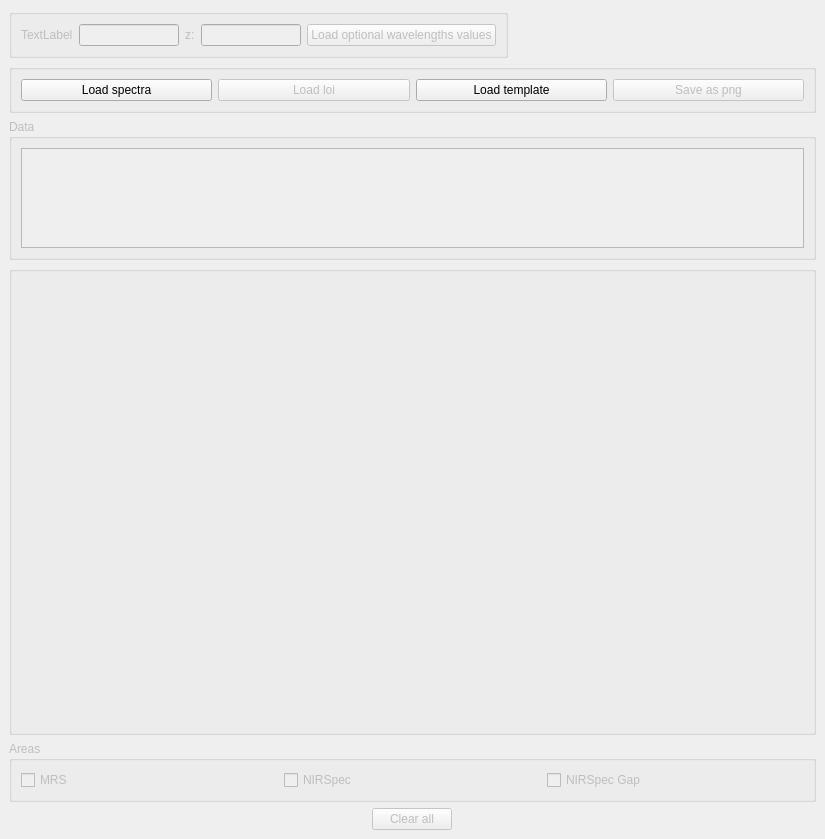
<?xml version="1.0" encoding="UTF-8"?>
<ui version="4.0">
 <class>MrsSpecChan</class>
 <widget class="QMainWindow" name="MrsSpecChan">
  <property name="geometry">
   <rect>
    <x>0</x>
    <y>0</y>
    <width>825</width>
    <height>839</height>
   </rect>
  </property>
  <property name="sizePolicy">
   <sizepolicy hsizetype="Preferred" vsizetype="Preferred">
    <horstretch>0</horstretch>
    <verstretch>0</verstretch>
   </sizepolicy>
  </property>
  <property name="windowTitle">
   <string>MrsSpecChan - Beta version</string>
  </property>
  <widget class="QWidget" name="centralwidget">
   <property name="sizePolicy">
    <sizepolicy hsizetype="Minimum" vsizetype="Minimum">
     <horstretch>0</horstretch>
     <verstretch>0</verstretch>
    </sizepolicy>
   </property>
   <layout class="QGridLayout" name="gridLayout_2">
    <item row="0" column="0">
     <layout class="QGridLayout" name="gridLayout">
      <item row="4" column="0">
       <widget class="QGroupBox" name="bottomChanData">
        <property name="enabled">
         <bool>false</bool>
        </property>
        <property name="sizePolicy">
         <sizepolicy hsizetype="Minimum" vsizetype="Fixed">
          <horstretch>0</horstretch>
          <verstretch>0</verstretch>
         </sizepolicy>
        </property>
        <property name="title">
         <string>Areas</string>
        </property>
        <layout class="QHBoxLayout" name="horizontalLayout_4">
         <item>
          <layout class="QHBoxLayout" name="horizontalLayout_3">
           <item>
            <widget class="QCheckBox" name="mrsCheckbox">
             <property name="text">
              <string>MRS</string>
             </property>
            </widget>
           </item>
           <item>
            <widget class="QCheckBox" name="nirSpecCheckbox">
             <property name="text">
              <string>NIRSpec</string>
             </property>
            </widget>
           </item>
           <item>
            <widget class="QCheckBox" name="nirSpecGapCheckbox">
             <property name="text">
              <string>NIRSpec Gap</string>
             </property>
            </widget>
           </item>
          </layout>
         </item>
        </layout>
       </widget>
      </item>
      <item row="0" column="0">
       <widget class="QGroupBox" name="groupBox_4">
        <property name="sizePolicy">
         <sizepolicy hsizetype="Fixed" vsizetype="Fixed">
          <horstretch>0</horstretch>
          <verstretch>0</verstretch>
         </sizepolicy>
        </property>
        <property name="title">
         <string/>
        </property>
        <property name="alignment">
         <set>Qt::AlignLeading|Qt::AlignLeft|Qt::AlignVCenter</set>
        </property>
        <layout class="QHBoxLayout" name="horizontalLayout_7">
         <item>
          <layout class="QHBoxLayout" name="horizontalLayout">
           <item>
            <widget class="QLabel" name="lambdaLabel">
             <property name="enabled">
              <bool>false</bool>
             </property>
             <property name="sizePolicy">
              <sizepolicy hsizetype="Fixed" vsizetype="Preferred">
               <horstretch>0</horstretch>
               <verstretch>0</verstretch>
              </sizepolicy>
             </property>
             <property name="text">
              <string>TextLabel</string>
             </property>
            </widget>
           </item>
           <item>
            <widget class="QLineEdit" name="lambdaEdit">
             <property name="enabled">
              <bool>false</bool>
             </property>
             <property name="minimumSize">
              <size>
               <width>100</width>
               <height>0</height>
              </size>
             </property>
             <property name="maximumSize">
              <size>
               <width>100</width>
               <height>16777215</height>
              </size>
             </property>
            </widget>
           </item>
           <item>
            <widget class="QLabel" name="zLabel">
             <property name="enabled">
              <bool>false</bool>
             </property>
             <property name="sizePolicy">
              <sizepolicy hsizetype="Fixed" vsizetype="Preferred">
               <horstretch>0</horstretch>
               <verstretch>0</verstretch>
              </sizepolicy>
             </property>
             <property name="text">
              <string>z:</string>
             </property>
            </widget>
           </item>
           <item alignment="Qt::AlignLeft">
            <widget class="QLineEdit" name="zEdit">
             <property name="enabled">
              <bool>false</bool>
             </property>
             <property name="sizePolicy">
              <sizepolicy hsizetype="Fixed" vsizetype="Fixed">
               <horstretch>0</horstretch>
               <verstretch>0</verstretch>
              </sizepolicy>
             </property>
             <property name="minimumSize">
              <size>
               <width>100</width>
               <height>0</height>
              </size>
             </property>
             <property name="maximumSize">
              <size>
               <width>100</width>
               <height>16777215</height>
              </size>
             </property>
            </widget>
           </item>
           <item alignment="Qt::AlignLeft">
            <widget class="QPushButton" name="loadOpWavelengthButton">
             <property name="enabled">
              <bool>false</bool>
             </property>
             <property name="sizePolicy">
              <sizepolicy hsizetype="Fixed" vsizetype="Fixed">
               <horstretch>0</horstretch>
               <verstretch>0</verstretch>
              </sizepolicy>
             </property>
             <property name="text">
              <string>Load optional wavelengths values</string>
             </property>
            </widget>
           </item>
          </layout>
         </item>
        </layout>
       </widget>
      </item>
      <item row="1" column="0">
       <widget class="QGroupBox" name="groupBox_5">
        <property name="sizePolicy">
         <sizepolicy hsizetype="Minimum" vsizetype="Fixed">
          <horstretch>0</horstretch>
          <verstretch>0</verstretch>
         </sizepolicy>
        </property>
        <property name="title">
         <string/>
        </property>
        <layout class="QHBoxLayout" name="horizontalLayout_9">
         <item>
          <layout class="QHBoxLayout" name="horizontalLayout_8">
           <item>
            <widget class="QPushButton" name="loadSpectra">
             <property name="sizePolicy">
              <sizepolicy hsizetype="Minimum" vsizetype="Fixed">
               <horstretch>0</horstretch>
               <verstretch>0</verstretch>
              </sizepolicy>
             </property>
             <property name="text">
              <string>Load spectra</string>
             </property>
            </widget>
           </item>
           <item>
            <widget class="QPushButton" name="loadLoi">
             <property name="enabled">
              <bool>false</bool>
             </property>
             <property name="text">
              <string>Load loi</string>
             </property>
            </widget>
           </item>
           <item>
            <widget class="QPushButton" name="loadTemplate">
             <property name="text">
              <string>Load template</string>
             </property>
            </widget>
           </item>
           <item>
            <widget class="QPushButton" name="saveButton">
             <property name="enabled">
              <bool>false</bool>
             </property>
             <property name="text">
              <string>Save as png</string>
             </property>
            </widget>
           </item>
          </layout>
         </item>
        </layout>
       </widget>
      </item>
      <item row="3" column="0">
       <widget class="QGroupBox" name="middlePlot">
        <property name="sizePolicy">
         <sizepolicy hsizetype="Preferred" vsizetype="Preferred">
          <horstretch>0</horstretch>
          <verstretch>0</verstretch>
         </sizepolicy>
        </property>
        <property name="maximumSize">
         <size>
          <width>16777215</width>
          <height>500</height>
         </size>
        </property>
        <property name="title">
         <string/>
        </property>
       </widget>
      </item>
      <item row="2" column="0">
       <widget class="QGroupBox" name="spectraData">
        <property name="enabled">
         <bool>false</bool>
        </property>
        <property name="sizePolicy">
         <sizepolicy hsizetype="Minimum" vsizetype="Fixed">
          <horstretch>0</horstretch>
          <verstretch>0</verstretch>
         </sizepolicy>
        </property>
        <property name="title">
         <string>Data</string>
        </property>
        <layout class="QHBoxLayout" name="horizontalLayout_6">
         <item>
          <layout class="QHBoxLayout" name="horizontalLayout_5">
           <item>
            <widget class="QListWidget" name="spectraListWidget">
             <property name="sizePolicy">
              <sizepolicy hsizetype="Expanding" vsizetype="Preferred">
               <horstretch>0</horstretch>
               <verstretch>0</verstretch>
              </sizepolicy>
             </property>
             <property name="maximumSize">
              <size>
               <width>16777215</width>
               <height>100</height>
              </size>
             </property>
            </widget>
           </item>
          </layout>
         </item>
        </layout>
       </widget>
      </item>
      <item row="5" column="0" alignment="Qt::AlignHCenter">
       <widget class="QPushButton" name="clearButton">
        <property name="enabled">
         <bool>false</bool>
        </property>
        <property name="sizePolicy">
         <sizepolicy hsizetype="Fixed" vsizetype="Fixed">
          <horstretch>0</horstretch>
          <verstretch>0</verstretch>
         </sizepolicy>
        </property>
        <property name="text">
         <string>Clear all</string>
        </property>
       </widget>
      </item>
     </layout>
    </item>
   </layout>
  </widget>
 </widget>
 <resources/>
 <connections/>
</ui>
